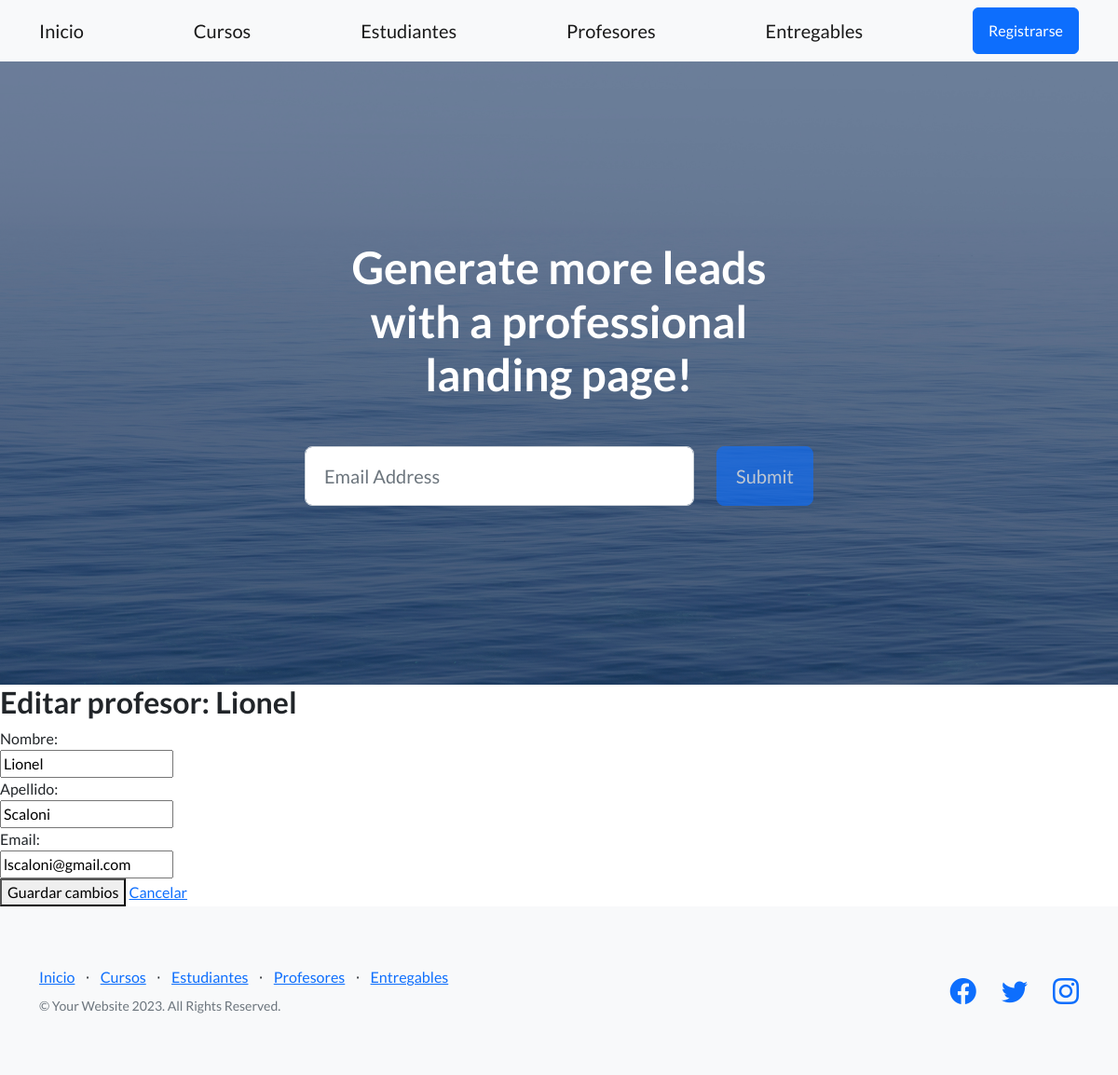
The page /appcoder/editarProfesor/Lionel/ on the database its author committed.
### appcoder/models.py (models this page shows, shortened)
class Profesor(models.Model):
    nombre = models.CharField(max_length=30)
    apellido = models.CharField(max_length=30)
    email = models.EmailField()

### appcoder/views.py (the view)
# urls.py: path('editarProfesor/<profesor_nombre>/' , editarProfesor , name="EditarProfesor"),
def editarProfesor(request , profesor_nombre):
    profesor = Profesor.objects.get(nombre=profesor_nombre)
    if request.method == 'POST':
        miFormulario = ProfesorFormulario(request.POST) #Aqui me llega toda la informacion del html
        print(miFormulario)
        if miFormulario.is_valid: #Si pasa la validacion de Django
            informacion = miFormulario.cleaned_data
            profesor.nombre = informacion['nombre']
            profesor.apellido = informacion['apellido']
            profesor.email = informacion['email']
            profesor.save()
            return render(request , "appcoder/inicio.html") #Vuelvo al inicio o otra pagina
    else:
        miFormulario = ProfesorFormulario(initial={'nombre':profesor.nombre, 'apellido':profesor.apellido, 'email':profesor.email})
    return render(request , "appcoder/editarProfesor.html" , {"miFormulario":miFormulario , "profesor_nombre":profesor_nombre})

### appcoder/forms.py
class ProfesorFormulario(forms.Form):
    nombre = forms.CharField(max_length=30)
    apellido = forms.CharField(max_length=30)
    email = forms.EmailField()

### appcoder/templates/appcoder/editarProfesor.html (shortened to what this page needs)
{% extends "appcoder/padre.html" %}
{% block contenidoMain %}
<h2>Editar profesor: {{ profesor_nombre }}</h2>
    <form method="POST">
    <div>
        {{ miFormulario.nombre.label_tag }}<br>
        {{ miFormulario.nombre }}
    </div>
    <div>
        {{ miFormulario.apellido.label_tag }}<br>
        {{ miFormulario.apellido }}
    </div>
    <div>
        {{ miFormulario.email.label_tag }}<br>
        {{ miFormulario.email }}
    </div>
    <button type="submit">Guardar cambios</button>
    <a href="{% url 'LeerProfesores' %}">Cancelar</a>
</form>
{% endblock %}

### rows shown on the page
Profesor: nombre "Lionel", apellido "Scaloni", email "lscaloni@gmail.com"

### other values the page prints
{{ miFormulario.nombre.label_tag }} "Nombre:"
{{ miFormulario.apellido.label_tag }} "Apellido:"
{{ miFormulario.email.label_tag }} "Email:"
